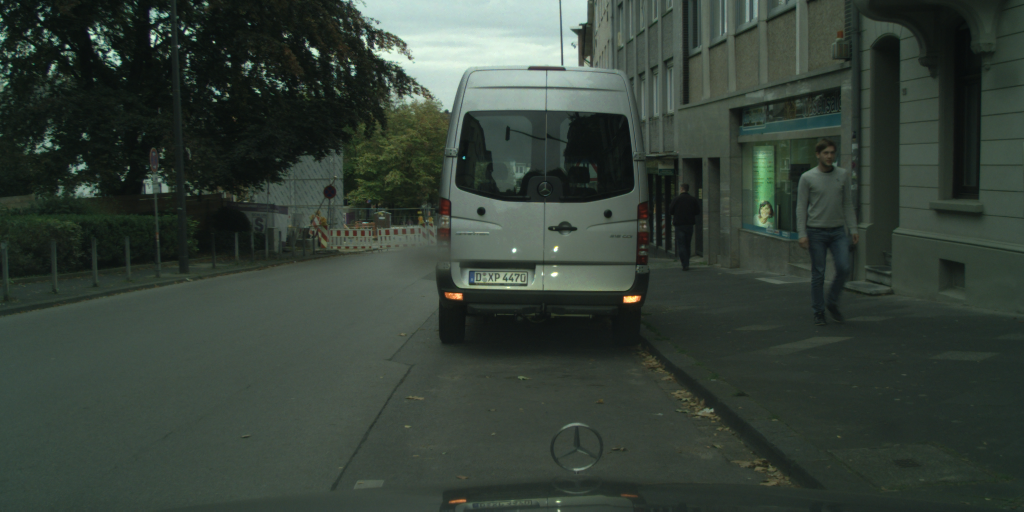
#> input picture image-processing/images/img.png, 2048 x 1024 px (shown at 1/2 size)
$ python hacks.py
#> lines starting #> are read from the running program, lines starting #| are printed output that depends on the picture
import cv2
import numpy as np
import time
# from imutils import paths
import imutils

def noisy(image):
    row, col, ch = image.shape
    s_vs_p = 0.5
    amount = 0.5
    out = image
    # Salt mode
    num_salt = np.ceil(amount * image.size * s_vs_p)
    coords = [np.random.randint(0, i - 1, int(num_salt))
              for i in image.shape]
    out[coords] = 1

    # Pepper mode
    num_pepper = np.ceil(amount * image.size * (1. - s_vs_p))
    coords = [np.random.randint(0, i - 1, int(num_pepper))
              for i in image.shape]
    out[coords] = 0
    return out

image = cv2.imread('images/img.png', cv2.COLOR_BGR2GRAY)
#> image is the input picture: shape (1024, 2048, 3); mean B, G, R 56.1, 64.7, 53.8
image = imutils.resize(image, width=min(400, image.shape[1]))
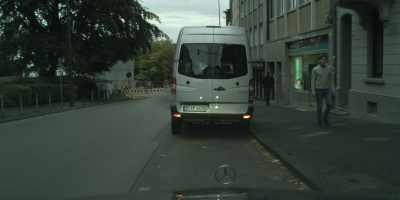
#> image: shape (200, 400, 3); mean B, G, R 56.1, 64.7, 53.8

orig = image.copy()

# sub_img = image[y:y + h, x:x + w]
# im = cv2.imread('test.jpg', cv2.COLOR_BGR2GRAY)
x = 1580
y = 277
h = 366
w = 150
# crop_img = im[y:y + h, x:x + w]
# noisy(crop_img)

# rects = cv2.rectangle(orig, (x, y), (x + w, y + h), (0, 0, 0), 2)
cv2.rectangle(orig, (x, y), (x + w, y + h), (0, 0, 255), 2)
c = 255 * np.random.randint(low=0, high=2, size=(h,w), dtype="i")
#> (the run stopped early here; a loop or call above may not have finished)
